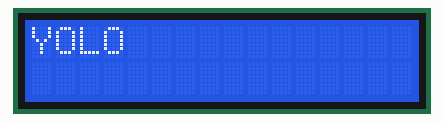
A sketch run on a simulated Arduino Uno, built with avr-gcc and run on an emulated ATmega328P. Parts: 16×2 character LCD.

Above: at 0.1 s.
At 0.5 s:
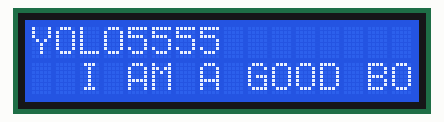
At 1.5 s:
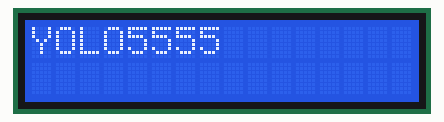

Measured:
- what the display in image 1 shows lasts 1.0 s, from 0.5 s to 1.5 s

The sketch:

error6.ino
```cpp
//เพิ่ม library(ชุดโคด) สำหรับการใช้จอ LCD นะจิ๊
#include <LiquidCrystal.h>
//ทำให้ Arduino รู้จัก LCD ของเราในชื่อ lcd โดย 8,9,4,5,6,7 ใช้กับ อุปกรณ์นี้เท่านั้น
LiquidCrystal lcd(8, 9, 4, 5, 6, 7);//ตั้งชื่อเองได้ไม่จำเป็นต้องเป็น lcd

void setup() {
  // put your setup code here, to run once:
  //เริ่ม set จอ คล้ายๆ pinMode แต่ถ้าเป็น LCD ใช้ lcd.begin( กว้าง, สูง )
  lcd.begin(16, 2);
  //พิมพ์บนจอ นะจิ๊
  lcd.print("YOLO");
  delay(200);
  lcd.print("5555");
  delay(200);
}

void loop() {
  // put your main code here, to run repeatedly:
  lcd.setCursor(2, 1);
  lcd.print("I AM A GOOD BOY");
  delay(1000);
  //เคลียร์ทั้งจอเลยนะ 1 วินาที
  lcd.clear();
  lcd.print("YOLO5555");
  delay(1000);

}
```
